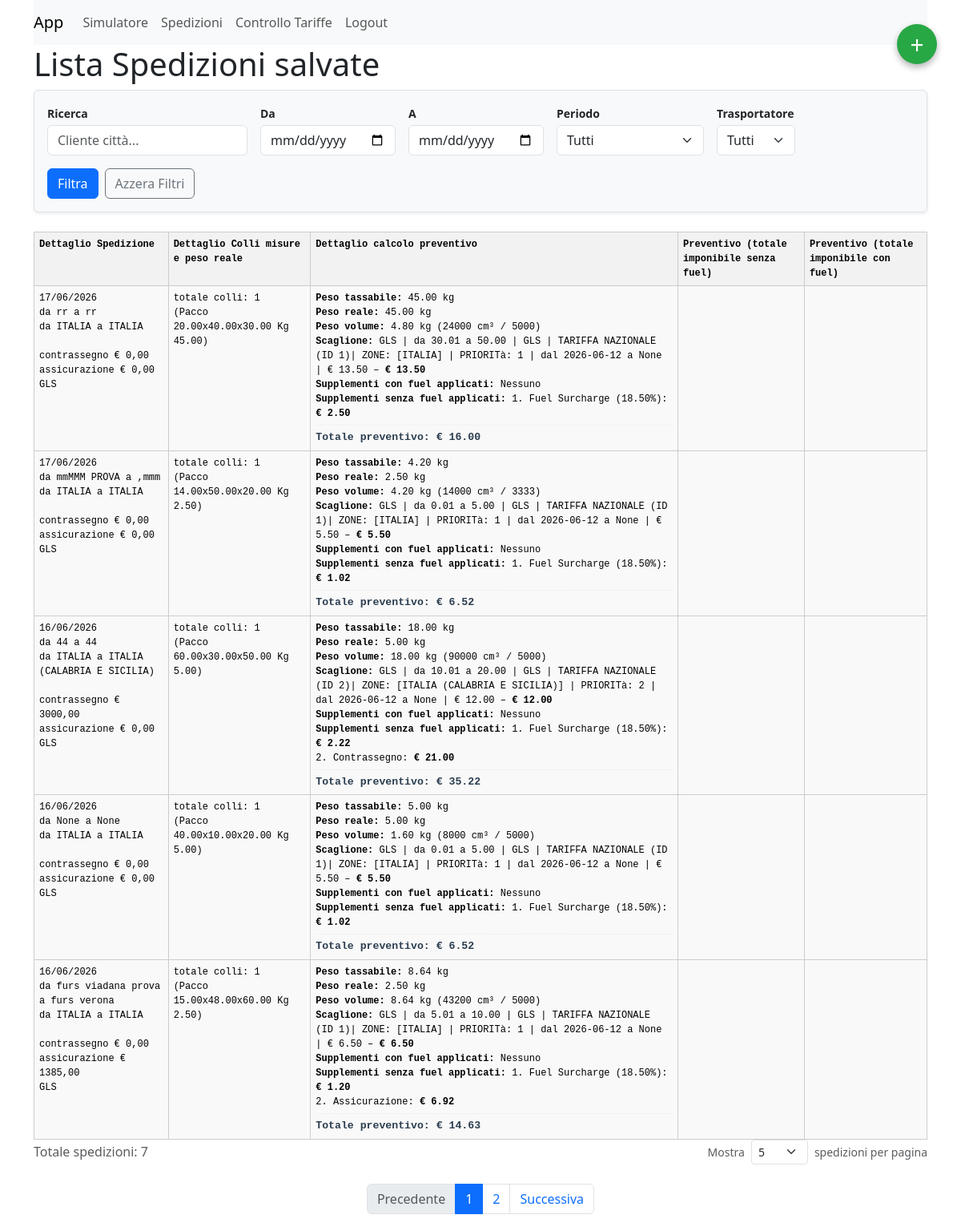
Screenshot of /spedizioni/ (signed in) with the database file from the repository.
### trasporti/models.py (models this page shows, shortened)
class Spedizione(models.Model):
    data = models.DateField(default=timezone.now)
    da_cliente_citta = models.CharField(max_length=200, null=True, blank=True)
    a_cliente_citta = models.CharField(max_length=200, null=True, blank=True)
    da_zona = models.ForeignKey(Zona, on_delete=models.CASCADE, related_name="da_zona")
    a_zona = models.ForeignKey(Zona, on_delete=models.CASCADE, related_name="a_zona")
    zona_tariffazione_spedizioniere = models.ForeignKey(
        Zona_spedizioniere,
        on_delete=models.SET_NULL,  # Evita cancellazioni a cascata delle spedizioni
        null=True,  # Permette al record di non avere una tariffa durante la simulazione
        blank=True,  # Permette di salvare il form senza questo campo inizialmente
        related_name="spedizioni"  # Un related_name più pulito e leggibile
    )
    servizi_richiesti = models.ManyToManyField(TipoServizio, blank=True)
    contrassegno_euro = models.DecimalField(max_digits=10, decimal_places=2, default=0)
    assicurazione_euro = models.DecimalField(max_digits=10, decimal_places=2, default=0)
    supplementi = models.ManyToManyField('Supplemento', blank=True)
    trasportatore_scelto = models.ForeignKey(Spedizioniere,on_delete=models.CASCADE,null=True, blank=True, related_name='trasportatore_scelto')
    valore_preventivo = models.DecimalField(max_digits=10, decimal_places=2, null=True, blank=True)
    class Meta:
        verbose_name_plural = 'Spedizioni'

class Zona(models.Model):
    nome = models.CharField(max_length=200)
    def __str__(self):
        return self.nome
    class Meta:
        verbose_name_plural = 'Zone'

class Spedizioniere(models.Model):
    A_SCAGLIONI = "scaglioni"
    A_COLLO = "collo"
    TARIFFAZIONI = [
        (A_SCAGLIONI, "Scaglioni"),
        (A_COLLO, "A collo"),
    ]
    nome = models.CharField(max_length=100)
    tipo_tariffazione = models.CharField(max_length=20, choices=TARIFFAZIONI, default=A_SCAGLIONI)
    def __str__(self):
        return self.nome
    class Meta:
        verbose_name_plural = "Spedizionieri"

class Pacco(models.Model):
    altezza_cm = models.DecimalField(max_digits=6, decimal_places=2)
    larghezza_cm = models.DecimalField(max_digits=6, decimal_places=2)
    profondita_cm = models.DecimalField(max_digits=6, decimal_places=2)
    peso_kg = models.DecimalField(max_digits=6, decimal_places=2)
    spedizione = models.ForeignKey(Spedizione, on_delete=models.CASCADE, related_name="pacchi")
    def __str__(self):
        return f"Pacco {self.altezza_cm}x{self.larghezza_cm}x{self.profondita_cm} Kg {self.peso_kg}"
    class Meta:
        verbose_name_plural = 'Pacchi'

### trasporti/views.py (the view, shortened to what this page needs)
# urls.py: path("spedizioni/", spedizioni.as_view(), name="spedizioni"),
class spedizioni(LoginRequiredMixin,ListView):
    model = Spedizione
    template_name = "spedizioni.html"
    context_object_name = "spedizioni"
    ordering = ["-data", "-id"]
    def get_paginate_by(self, queryset):
        valori_validi = [4, 5, 10, 30, 50, 100]
        profilo, created = Profilo.objects.get_or_create(
            user=self.request.user
        )
        per_page = self.request.GET.get("per_page")
        return profilo.righe_per_pagina
    def get_queryset(self):
        queryset = super().get_queryset().prefetch_related('pacchi')
        q = self.request.GET.get('q')
        periodo = self.request.GET.get("periodo")
        oggi = timezone.localdate()
        data_da = self.request.GET.get('data_da')
        data_a = self.request.GET.get('data_a')
        if q:
            queryset = queryset.filter(
                Q(da_cliente_citta__icontains=q) |
                Q(a_cliente_citta__icontains=q)
            )
        if periodo == "oggi":
            data_da = oggi
            data_a = oggi
        elif periodo == "ieri":
            ieri = oggi - timedelta(days=1)
            data_da = ieri
            data_a = ieri
        elif periodo == "settimana":
            data_da = oggi - timedelta(days=oggi.weekday())
            data_a = oggi
        elif periodo == "settimana_scorsa":
            inizio_settimana_corrente = oggi - timedelta(days=oggi.weekday())
            data_da = inizio_settimana_corrente - timedelta(days=7)
            data_a = inizio_settimana_corrente - timedelta(days=1)
        elif periodo == "mese":
            data_da = oggi.replace(day=1)
            data_a = oggi
        elif periodo == "mese_scorso":
            primo_giorno_mese_corrente = oggi.replace(day=1)
            ultimo_giorno_mese_scorso = primo_giorno_mese_corrente - timedelta(days=1)
            data_da = ultimo_giorno_mese_scorso.replace(day=1)
            data_a = ultimo_giorno_mese_scorso
        elif periodo == "anno":
            data_da = oggi.replace(month=1, day=1)
            data_a = oggi
        if data_da:
            queryset = queryset.filter(data__gte=data_da)
        if data_a:
            queryset = queryset.filter(data__lte=data_a)
        trasportatore = self.request.GET.get('trasportatore')
        if trasportatore and trasportatore.isdigit():  # Controlla che sia un numero valido
            queryset = queryset.filter(trasportatore_scelto__id=int(trasportatore))
        return queryset
    def get_context_data(self, **kwargs):
        context = super().get_context_data(**kwargs)
        context['trasportatori'] = Spedizioniere.objects.all().order_by('nome')
        for s in context["spedizioni"]:
            if s.trasportatore_scelto and s.trasportatore_scelto.nome.upper() == "GLS":
                pacchi_list = [
                    {"altezza_cm": p.altezza_cm, "larghezza_cm": p.larghezza_cm, "profondita_cm": p.profondita_cm,
                     "peso_kg": p.peso_kg}
                    for p in s.pacchi.all()
                ]
                result = CalcolatriceService.calcola(s, pacchi_list)
                if result:
                    s.dettaglio = result.get("dettaglio", {})
                    s.valore_preventivo_aggiornato = result.get("prezzo")
        return context

### trasporti/models.py (called while the page is built)
    def __str__(self):
        nomi_zone = ", ".join([z.nome for z in self.zona.all()])
        return f"{self.spedizioniere} | TARIFFA {self.nome} (ID {self.id})| ZONE: [{nomi_zone}] | PRIORITà: {self.priorita} "

    def __str__(self):
        return f"{self.spedizioniere} | da {self.min_weight} a {self.max_weight} | {self.zona_spedizioniere} | dal {self.valid_from} a {self.valid_to} |  € {self.price}  "

    def __str__(self):
        return f" {self.nome} | dal {self.valid_from} a {self.valid_to} | {self.applic_type} | {self.calc_type} | {self.valore}  "

### trasporti/services/base.py (called while the page is built)
    @staticmethod
    def filtra_validita(queryset, data):
        return queryset.filter(
            valid_from__lte=data
        ).filter(
            Q(valid_to__gte=data) | Q(valid_to__isnull=True)
        )

### trasporti/services/calcolatore.py (called while the page is built)
    @staticmethod
    def get_zona(spedizione):
        return getattr(spedizione, "zona_tariffazione_spedizioniere", None)

### trasporti/templates/spedizioni.html (shortened to what this page needs)
{% extends 'base.html' %}
{% block content %}
<a href="{% url 'crea_spedizione' %}"
   style="position: fixed; top: 30px; right: 30px; background: #28a745; color: white;
          width: 50px; height: 50px; border-radius: 50%; display: flex; align-items: center;
          justify-content: center; font-size: 30px; text-decoration: none; box-shadow: 0 4px 8px rgba(0,0,0,0.3); z-index: 1000;">
    +
</a>
<h1>Lista Spedizioni salvate</h1>
<form method="GET" action="." class="bg-light p-3 rounded shadow-sm border mb-4">
    <div class="d-flex flex-wrap align-items-end gap-3">
        <div>
            <label class="form-label small fw-bold mb-1">
                Ricerca
            </label>
            <input type="text"
                   name="q"
                   class="form-control"
                   style="width:250px"
                   placeholder="Cliente città..."
                   value="{{ request.GET.q }}">
        </div>
        <div>
            <label class="form-label small fw-bold mb-1">
                Da
            </label>
            <input type="date"
                   name="data_da"
                   class="form-control"
                   value="{{ request.GET.data_da }}">
        </div>
        <div>
            <label class="form-label small fw-bold mb-1">
                A
            </label>
            <input type="date"
                   name="data_a"
                   class="form-control"
                   value="{{ request.GET.data_a }}">
        </div>
        <div>
            <label class="form-label small fw-bold mb-1">
                Periodo
            </label>
            <select name="periodo"
                    class="form-select">
                <option value="">Tutti</option>
            </select>
        </div>
        <div>
            <label class="form-label small fw-bold mb-1">
                Trasportatore
            </label>
            <select name="trasportatore" class="form-select">
                <option value="">Tutti</option>
            </select>
        </div>
        <div class="d-flex gap-2">
            <button type="submit" class="btn btn-primary">
                Filtra
            </button>
            <a href="{% url 'spedizioni' %}"
               class="btn btn-outline-secondary">
                Azzera Filtri
            </a>
        </div>
    </div>
</form>
<table class="debug-table">
    <thead>
    <tr>
        <th>Dettaglio Spedizione</th>
        <th>Dettaglio Colli misure e peso reale</th>
        <th>Dettaglio calcolo preventivo</th>
        <th>Preventivo (totale imponibile senza fuel)</th>
        <th>Preventivo (totale imponibile con fuel)</th>
    </tr>
    </thead>
    <tbody>
    {% for s in spedizioni %}
    <tr style="background:#f9f9f9;">
        <td> {{ s.data|date:"d/m/Y" }} <br>
            da {{ s.da_cliente_citta }} a {{ s.a_cliente_citta }} <br>
            da {{ s.da_zona }} a {{ s.a_zona }} <br>
            <br>
            contrassegno € {{s.contrassegno_euro}}<br>
            assicurazione € {{s.assicurazione_euro}}<br>
            {{s.trasportatore_scelto}}
        </td>
        <td>totale colli: {% if s.pacchi.all.count %}
            {{ s.pacchi.count }}
            {% else %}
            0
            {% endif %} <br>
            {% if s.pacchi.all %}
            {% for pacco in s.pacchi.all %}
            ({{pacco}})<br>
            {% endfor %}
            {% endif %}
        </td>
        <td>
            {% if s.dettaglio.items %}
            {% for riga in s.dettaglio.items %}
            {% if not forloop.last %} {% if riga.is_total %}
            <hr style="border: 0; border-top: 1px dashed #ccc; margin: 5px 0;">
            <span style="font-size: 1.1em; color: #2c3e50;">
                        <strong>{{ riga.label }}: {{ riga.value|safe }}</strong>
                    </span>
            {% else %}
            <strong>{{ riga.label }}:</strong>
            {% if riga.is_html %}{{ riga.value|safe }}{% else %}{{ riga.value|safe }}{% endif %}
            <br>
            {% endif %}
            {% endif %}
            {% endfor %}
            {% else %}
            <span style="color: #999; font-style: italic;">Dettaglio non disponibile</span>
            {% endif %}
        </td>
        <td>
        </td>
        <td>
        </td>
    </tr>
    {% empty %}
    <tr>
        <td colspan="8">Nessuna spedizione trovata</td>
    </tr>
    {% endfor %}
    </tbody>
</table>
<div class="d-flex justify-content-end align-items-center mb-3">
    <span class="text-muted me-auto">
    Totale spedizioni: {{ page_obj.paginator.count }}
</span>
    <form method="get" class="d-flex align-items-center gap-2">
        <span class="text-muted small">Mostra</span>
        <select name="per_page"
                class="form-select form-select-sm w-auto"
                onchange="this.form.submit()">
            <option value="5" {% if page_obj.paginator.per_page == 5 %}selected{% endif %}>5</option>
        </select>
        <span class="text-muted small">spedizioni per pagina</span>
    </form>
</div>
<nav aria-label="Navigazione pagine" class="mt-4">
    <ul class="pagination justify-content-center">
        <li class="page-item {% if not page_obj.has_previous %}disabled{% endif %}">
            {% if page_obj.has_previous %}
            <a class="page-link"
               href="?page={{ page_obj.previous_page_number }}{% for key,value in request.GET.items %}{% if key != 'page' %}&{{ key }}={{ value }}{% endif %}{% endfor %}">
                Precedente
            </a>
            {% else %}
            <span class="page-link">Precedente</span>
            {% endif %}
        </li>
        {% for num in page_obj.paginator.page_range %}
        {% if num == page_obj.number %}
        <li class="page-item active">
                    <span class="page-link">
                        {{ num }}
                    </span>
        </li>
        {% else %}
        <li class="page-item">
            <a class="page-link"
               href="?page={{ num }}{% for key,value in request.GET.items %}{% if key != 'page' %}&{{ key }}={{ value }}{% endif %}{% endfor %}">
                {{ num }}
            </a>
        </li>
        {% endif %}
        {% endfor %}
        <li class="page-item {% if not page_obj.has_next %}disabled{% endif %}">
            {% if page_obj.has_next %}
            <a class="page-link"
               href="?page={{ page_obj.next_page_number }}{% for key,value in request.GET.items %}{% if key != 'page' %}&{{ key }}={{ value }}{% endif %}{% endfor %}">
                Successiva
            </a>
            {% else %}
            <span class="page-link">Successiva</span>
            {% endif %}
        </li>
    </ul>
</nav>
{% endblock %}

### trasporti/templates/spedizioni.html (style rules this page uses)
.debug-table { font-family: 'Courier New', monospace; font-size: 12px; width: 100%; border-collapse: collapse; color: #000; background-color: #fff; }
.debug-table th, .debug-table td { border: 1px solid #ccc; padding: 6px; vertical-align: top; }
.debug-table th { background-color: #f2f2f2; }

### rows the page displays
Spedizione: data "17/06/2026", da_cliente_citta "rr", a_cliente_citta "rr", da_zona "ITALIA", a_zona "ITALIA", contrassegno_euro "0,00", assicurazione_euro "0,00", trasportatore_scelto "GLS", pacchi.count "1", label "Peso tassabile" "Peso reale" "Peso volume" "Scaglione" "Supplementi con fuel applicati" "Supplementi senza fuel applicati", value "45.00 kg" "45.00 kg" "4.80 kg (24000 cm³ / 5000)", value "GLS | da 30.01 a 50.00 | GLS | TARIFFA NAZIONALE (ID 1)| ZONE: [ITALIA] | PRIORITà: 1 | dal 2026-06-12 a None | € 13.50 – € 13.50" "Nessuno" "1. Fuel Surcharge (18.50%): € 2.50", label "Totale preventivo", value "€ 16.00"
Pacco: altezza_cm+larghezza_cm+profondita_cm "Pacco 20.00x40.00x30.00 Kg 45.00"
Spedizione: data "17/06/2026", da_cliente_citta "mmMMM PROVA", a_cliente_citta ",mmm", da_zona "ITALIA", a_zona "ITALIA", contrassegno_euro "0,00", assicurazione_euro "0,00", trasportatore_scelto "GLS", pacchi.count "1", label "Peso tassabile" "Peso reale" "Peso volume" "Scaglione" "Supplementi con fuel applicati" "Supplementi senza fuel applicati", value "4.20 kg" "2.50 kg" "4.20 kg (14000 cm³ / 3333)", value "GLS | da 0.01 a 5.00 | GLS | TARIFFA NAZIONALE (ID 1)| ZONE: [ITALIA] | PRIORITà: 1 | dal 2026-06-12 a None | € 5.50 – € 5.50" "Nessuno" "1. Fuel Surcharge (18.50%): € 1.02", label "Totale preventivo", value "€ 6.52"
Pacco: altezza_cm+larghezza_cm+profondita_cm "Pacco 14.00x50.00x20.00 Kg 2.50"
Spedizione: data "16/06/2026", da_cliente_citta "44", a_cliente_citta "44", da_zona "ITALIA", a_zona "ITALIA (CALABRIA E SICILIA)", contrassegno_euro "3000,00", assicurazione_euro "0,00", trasportatore_scelto "GLS", pacchi.count "1", label "Peso tassabile" "Peso reale" "Peso volume" "Scaglione" "Supplementi con fuel applicati" "Supplementi senza fuel applicati", value "18.00 kg" "5.00 kg" "18.00 kg (90000 cm³ / 5000)", value "GLS | da 10.01 a 20.00 | GLS | TARIFFA NAZIONALE (ID 2)| ZONE: [ITALIA (CALABRIA E SICILIA)] | PRIORITà: 2 | dal 2026-06-12 a None | € 12.00 – € 12.00" "Nessuno" "1. Fuel Surcharge (18.50%): € 2.22 2. Contrassegno: € 21.00", label "Totale preventivo", value "€ 35.22"
Pacco: altezza_cm+larghezza_cm+profondita_cm "Pacco 60.00x30.00x50.00 Kg 5.00"
Spedizione: data "16/06/2026", da_cliente_citta "None", a_cliente_citta "None", da_zona "ITALIA", a_zona "ITALIA", contrassegno_euro "0,00", assicurazione_euro "0,00", trasportatore_scelto "GLS", pacchi.count "1", label "Peso tassabile" "Peso reale" "Peso volume" "Scaglione" "Supplementi con fuel applicati" "Supplementi senza fuel applicati", value "5.00 kg" "5.00 kg" "1.60 kg (8000 cm³ / 5000)", value "GLS | da 0.01 a 5.00 | GLS | TARIFFA NAZIONALE (ID 1)| ZONE: [ITALIA] | PRIORITà: 1 | dal 2026-06-12 a None | € 5.50 – € 5.50" "Nessuno" "1. Fuel Surcharge (18.50%): € 1.02", label "Totale preventivo", value "€ 6.52"
Pacco: altezza_cm+larghezza_cm+profondita_cm "Pacco 40.00x10.00x20.00 Kg 5.00"
Spedizione: data "16/06/2026", da_cliente_citta "furs viadana prova", a_cliente_citta "furs verona", da_zona "ITALIA", a_zona "ITALIA", contrassegno_euro "0,00", assicurazione_euro "1385,00", trasportatore_scelto "GLS", pacchi.count "1", label "Peso tassabile" "Peso reale" "Peso volume" "Scaglione" "Supplementi con fuel applicati" "Supplementi senza fuel applicati", value "8.64 kg" "2.50 kg" "8.64 kg (43200 cm³ / 5000)", value "GLS | da 5.01 a 10.00 | GLS | TARIFFA NAZIONALE (ID 1)| ZONE: [ITALIA] | PRIORITà: 1 | dal 2026-06-12 a None | € 6.50 – € 6.50" "Nessuno" "1. Fuel Surcharge (18.50%): € 1.20 2. Assicurazione: € 6.92", label "Totale preventivo", value "€ 14.63"
Pacco: altezza_cm+larghezza_cm+profondita_cm "Pacco 15.00x48.00x60.00 Kg 2.50"

### other values shown
{{ page_obj.paginator.count }} "7"
{{ num }} "1"
{{ num }} "2"
